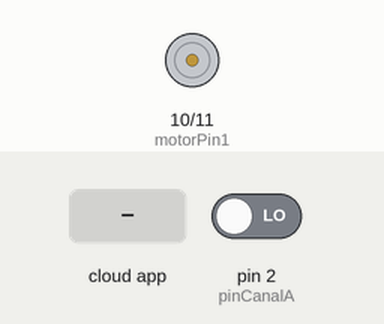
This sketch was run on a simulated Arduino Uno, built with avr-gcc and run on an emulated ATmega328P. Shown: motor-driver pin pairs drawn as motors (green arrow = first pin HIGH = forward, orange = second pin HIGH = backward, longer = more drive). Inputs (shaded band) come from the test bench; at power-on: pin 2 (pinCanalA) LOW. The ROS host is connected and sends only what is stated; what the sketch prints to the serial monitor is not drawn.

Above: at 1.2 s.
1.3 s: the phone or cloud app sets motor_input to -100
At 2.0 s:
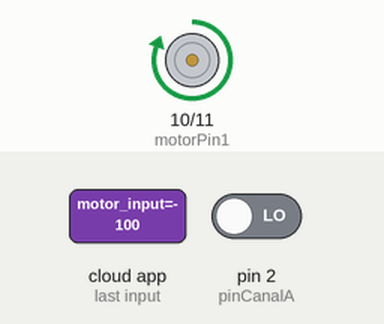
2.8 s: the phone or cloud app sets motor_input to 100
At 3.4 s:
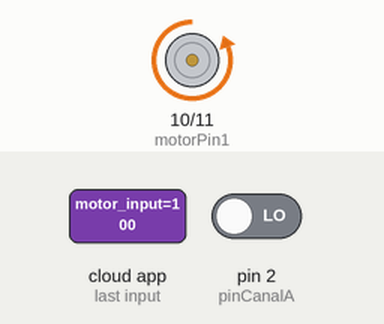
4.3 s: the phone or cloud app sets motor_input to 0
At 4.8 s:
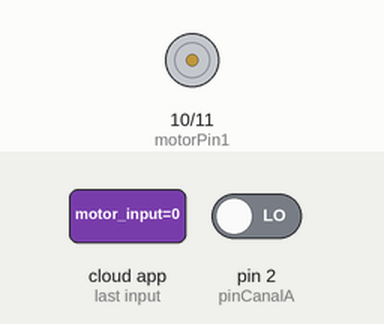
Timing chart, 0 to 7.3 s (numbered marks = the images above; inputs shaded):
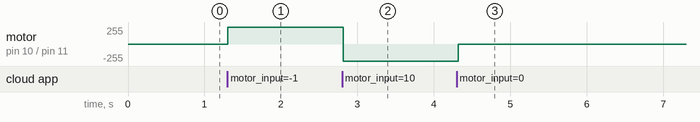

The sketch:

reto.ino
```cpp
#include <ros.h>
#include <std_msgs/Float32.h>

ros::NodeHandle nh;
// Encoder #1
const int pinCanalA = 2;
const int pinCanalB = 4;

// Control Motor 1
const int motorPin1 = 10;
const int motorPin2 = 11;

float dt = 0.1;
float tiempo = 0;
float contador = 0;
float pos = 0;
float pos_ant = 0;
float vel = 0;

int input = 0;

std_msgs::Float32 output_msg;

int MaxOutput = 255;

void inputCb(const std_msgs::Float32 &input_msg)
{

  input = (int)(input_msg.data * MaxOutput);

  if (input > MaxOutput)
  {
    input = MaxOutput;
  }
  else if (input < -MaxOutput)
  {
    input = -MaxOutput;
  }
}

ros::Subscriber<std_msgs::Float32> sub("motor_input", &inputCb);
ros::Publisher pub("motor_output", &output_msg);

void setup()
{
  pinMode(motorPin1, OUTPUT);
  pinMode(motorPin2, OUTPUT);
  Serial.begin(9600);
  nh.initNode();
  nh.subscribe(sub);

  attachInterrupt(digitalPinToInterrupt(pinCanalA), Encoder, RISING);
  pinMode(pinCanalA, INPUT);
  pinMode(pinCanalB, INPUT);
  nh.advertise(pub);
}

void loop()
{

  if (micros() - tiempo > dt * 1000000)
  {

    tiempo = micros();
    pos = contador;

    vel = (pos - pos_ant) / 408 * (2 * 3.141592 / dt);

    output_msg.data = vel;

    if (input < 0)
    {
      analogWrite(motorPin1, -input);
      analogWrite(motorPin2, 0);
    }

    else
    {
      analogWrite(motorPin1, 0);
      analogWrite(motorPin2, input);
    }

    Serial.println(vel);
    pos_ant = pos;

    pub.publish(&output_msg);
  }

  nh.spinOnce();
  delay(1);
}

// Interrupcion de Encoder 1
void Encoder()
{
  if (digitalRead(pinCanalA) == digitalRead(pinCanalB))
  {
    contador++;
  }
  else
  {
    contador--;
  }
}
```

Measured:
- after the input at 1.3 s, motor on pin 10 (motorPin1) / pin 11 (motorPin2): stopped → forward 255/255 at once
- after the input at 2.8 s, motor on pin 10 (motorPin1) / pin 11 (motorPin2): forward 255/255 → backward 255/255 at once
- after the input at 4.3 s, motor on pin 10 (motorPin1) / pin 11 (motorPin2): backward 255/255 → stopped at once
